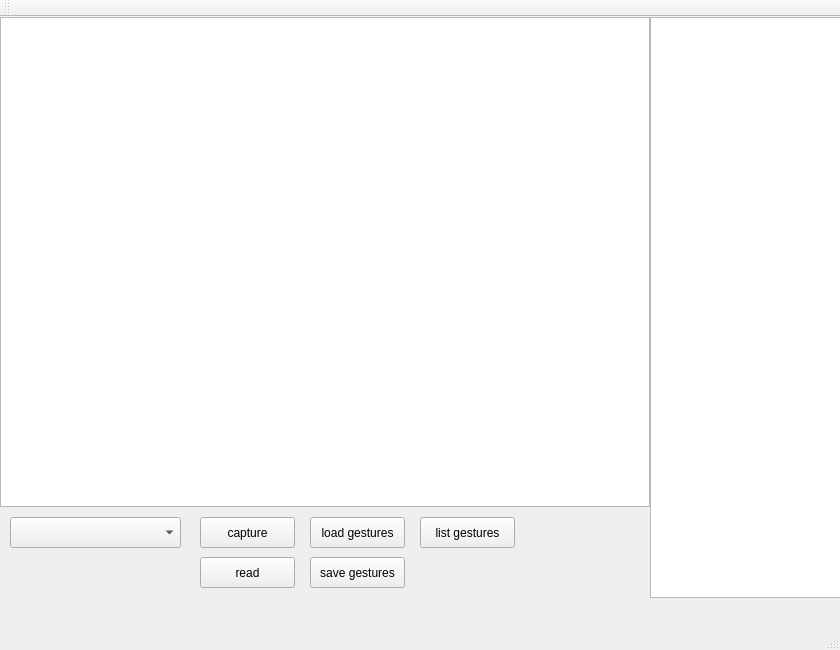
<?xml version="1.0" encoding="UTF-8"?>
<ui version="4.0">
 <class>MainWindow</class>
 <widget class="QMainWindow" name="MainWindow">
  <property name="geometry">
   <rect>
    <x>0</x>
    <y>0</y>
    <width>840</width>
    <height>650</height>
   </rect>
  </property>
  <property name="windowTitle">
   <string>MainWindow</string>
  </property>
  <widget class="QWidget" name="centralWidget">
   <widget class="QComboBox" name="comboBox">
    <property name="geometry">
     <rect>
      <x>10</x>
      <y>500</y>
      <width>171</width>
      <height>31</height>
     </rect>
    </property>
   </widget>
   <widget class="QPushButton" name="readButton">
    <property name="geometry">
     <rect>
      <x>200</x>
      <y>540</y>
      <width>95</width>
      <height>31</height>
     </rect>
    </property>
    <property name="text">
     <string>read</string>
    </property>
   </widget>
   <widget class="QPushButton" name="captureButton">
    <property name="geometry">
     <rect>
      <x>200</x>
      <y>500</y>
      <width>95</width>
      <height>31</height>
     </rect>
    </property>
    <property name="text">
     <string>capture</string>
    </property>
   </widget>
   <widget class="QPushButton" name="loadButton">
    <property name="geometry">
     <rect>
      <x>310</x>
      <y>500</y>
      <width>95</width>
      <height>31</height>
     </rect>
    </property>
    <property name="text">
     <string>load gestures</string>
    </property>
   </widget>
   <widget class="QPushButton" name="saveButton">
    <property name="geometry">
     <rect>
      <x>310</x>
      <y>540</y>
      <width>95</width>
      <height>31</height>
     </rect>
    </property>
    <property name="text">
     <string>save gestures</string>
    </property>
   </widget>
   <widget class="QPlainTextEdit" name="outputTextEdit">
    <property name="geometry">
     <rect>
      <x>650</x>
      <y>0</y>
      <width>191</width>
      <height>581</height>
     </rect>
    </property>
   </widget>
   <widget class="QPushButton" name="listButton">
    <property name="geometry">
     <rect>
      <x>420</x>
      <y>500</y>
      <width>95</width>
      <height>31</height>
     </rect>
    </property>
    <property name="text">
     <string>list gestures</string>
    </property>
   </widget>
   <widget class="QGraphicsView" name="graphicsView">
    <property name="geometry">
     <rect>
      <x>0</x>
      <y>0</y>
      <width>650</width>
      <height>490</height>
     </rect>
    </property>
   </widget>
  </widget>
  <widget class="QMenuBar" name="menuBar">
   <property name="geometry">
    <rect>
     <x>0</x>
     <y>0</y>
     <width>840</width>
     <height>29</height>
    </rect>
   </property>
  </widget>
  <widget class="QToolBar" name="mainToolBar">
   <attribute name="toolBarArea">
    <enum>TopToolBarArea</enum>
   </attribute>
   <attribute name="toolBarBreak">
    <bool>false</bool>
   </attribute>
  </widget>
  <widget class="QStatusBar" name="statusBar"/>
 </widget>
 <layoutdefault spacing="6" margin="11"/>
 <resources/>
 <connections>
  <connection>
   <sender>readButton</sender>
   <signal>clicked()</signal>
   <receiver>MainWindow</receiver>
   <slot>read()</slot>
   <hints>
    <hint type="sourcelabel">
     <x>677</x>
     <y>117</y>
    </hint>
    <hint type="destinationlabel">
     <x>399</x>
     <y>299</y>
    </hint>
   </hints>
  </connection>
  <connection>
   <sender>loadButton</sender>
   <signal>clicked()</signal>
   <receiver>MainWindow</receiver>
   <slot>loadGestures()</slot>
   <hints>
    <hint type="sourcelabel">
     <x>677</x>
     <y>197</y>
    </hint>
    <hint type="destinationlabel">
     <x>399</x>
     <y>299</y>
    </hint>
   </hints>
  </connection>
  <connection>
   <sender>captureButton</sender>
   <signal>clicked()</signal>
   <receiver>MainWindow</receiver>
   <slot>capture()</slot>
   <hints>
    <hint type="sourcelabel">
     <x>677</x>
     <y>157</y>
    </hint>
    <hint type="destinationlabel">
     <x>399</x>
     <y>299</y>
    </hint>
   </hints>
  </connection>
  <connection>
   <sender>saveButton</sender>
   <signal>clicked()</signal>
   <receiver>MainWindow</receiver>
   <slot>saveGestures()</slot>
   <hints>
    <hint type="sourcelabel">
     <x>677</x>
     <y>237</y>
    </hint>
    <hint type="destinationlabel">
     <x>399</x>
     <y>299</y>
    </hint>
   </hints>
  </connection>
  <connection>
   <sender>listButton</sender>
   <signal>clicked()</signal>
   <receiver>MainWindow</receiver>
   <slot>listGestures()</slot>
   <hints>
    <hint type="sourcelabel">
     <x>727</x>
     <y>297</y>
    </hint>
    <hint type="destinationlabel">
     <x>399</x>
     <y>299</y>
    </hint>
   </hints>
  </connection>
 </connections>
 <slots>
  <slot>read()</slot>
  <slot>loadGestures()</slot>
  <slot>saveGestures()</slot>
  <slot>capture()</slot>
  <slot>listGestures()</slot>
 </slots>
</ui>
